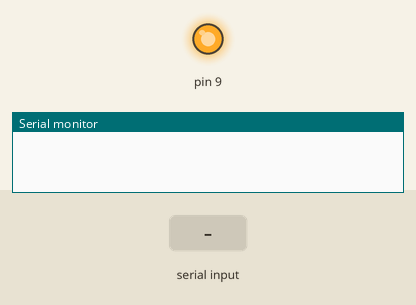
This sketch was run on a simulated Arduino Uno, built with avr-gcc and run on an emulated ATmega328P. Parts: output pins drawn as LEDs (lit = HIGH), the last lines printed to the serial monitor. The test bench sets the inputs (shaded band).

Above: at 1.2 s.
1.3 s: "1" received over Serial
At 2.5 s:
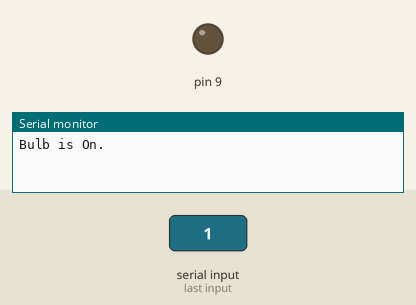
2.8 s: "0" received over Serial
At 3.7 s:
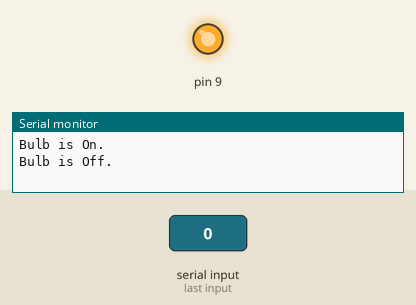
Timing chart, 0 to 5.8 s (numbered marks = the images above; inputs shaded):
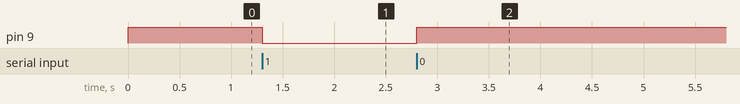

The sketch:

Relay_with_AC_Bulb_and_SerialMonitor_Reading.ino
```cpp
void setup() {
  pinMode(9, OUTPUT);
  Serial.begin(9600);

  digitalWrite(9, HIGH);
}

void loop() {
  if (Serial.available() == 1) {
    char input = Serial.read();
    if (input == '1') {
      digitalWrite(9, LOW);
      Serial.println("Bulb is On.");
    }
    else if (input == '0') {
      digitalWrite(9, HIGH);
      Serial.println("Bulb is Off.");
    }
  }
}
```

Measured:
- after the input at 1.3 s, pin 9: HIGH → LOW at once
- after the input at 2.8 s, pin 9: LOW → HIGH at once
